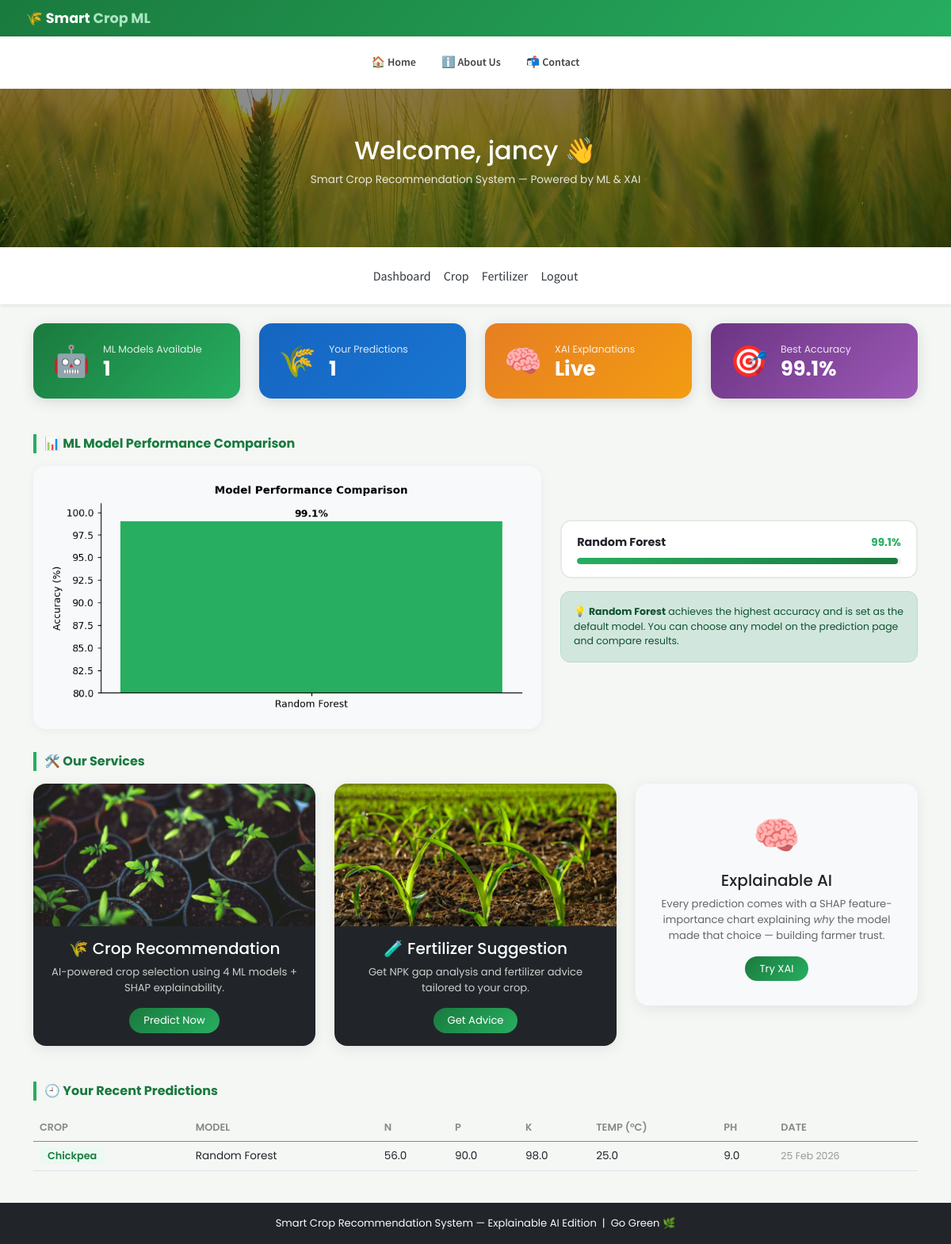
The page /dashboard (signed in) on the database its author committed.
### app.py (models this page shows)
class User(db.Model, UserMixin):
    id       = db.Column(db.Integer, primary_key=True)
    username = db.Column(db.String(20), nullable=False, unique=True)
    password = db.Column(db.String(80), nullable=False)

class PredictionLog(db.Model):
    id          = db.Column(db.Integer, primary_key=True)
    user_id     = db.Column(db.Integer, db.ForeignKey('user.id'))
    nitrogen    = db.Column(db.Float)
    phosphorus  = db.Column(db.Float)
    potassium   = db.Column(db.Float)
    temperature = db.Column(db.Float)
    humidity    = db.Column(db.Float)
    ph          = db.Column(db.Float)
    rainfall    = db.Column(db.Float)
    prediction  = db.Column(db.String(100))
    model_used  = db.Column(db.String(50))
    date_created = db.Column(db.DateTime, default=datetime.utcnow)

### app.py (the view)
@app.route('/dashboard', methods=['GET', 'POST'])
@login_required
def dashboard():
    comparison_chart = get_model_comparison_chart()
    model_info = [{'name': k, 'accuracy': v[1]} for k, v in ALL_MODELS.items()]
    recent_predictions = PredictionLog.query.filter_by(
        user_id=current_user.id).order_by(
        PredictionLog.date_created.desc()).limit(5).all()
    return render_template('dashboard.html',
                           comparison_chart=comparison_chart,
                           model_info=model_info,
                           recent_predictions=recent_predictions)

### app.py (called while the page is built)
@login_manager.user_loader
def load_user(user_id):
    return User.query.get(int(user_id))

### templates/dashboard.html (shortened to what this page needs)
{% extends 'base.html' %}
{% block body %}
<div class="hero-image">
  <div class="hero-text">
    <h2 class="font-weight-bold">Welcome, {{ current_user.username }} 👋</h2>
    <p style="font-size:.85rem; opacity:.85;">Smart Crop Recommendation System — Powered by ML & XAI</p>
  </div>
</div>
<nav class="navbar navbar-expand-lg navbar-light bg-white shadow-sm">
  <div class="collapse navbar-collapse">
    <div class="navbar-nav mx-auto">
      <a class="nav-item nav-link active" href="{{ url_for('dashboard') }}">Dashboard</a>
      <a class="nav-item nav-link" href="{{ url_for('crop_recommend') }}">Crop</a>
      <a class="nav-item nav-link" href="{{ url_for('fertilizer_recommendation') }}">Fertilizer</a>
      <a class="nav-item nav-link text-danger" href="{{ url_for('logout') }}">Logout</a>
    </div>
  </div>
</nav>
<div class="container my-4">
  <div class="row mb-2">
    <div class="col-md-3 col-6 mb-3">
      <div class="stat-card" style="background:linear-gradient(135deg,#1a7a3e,#27ae60);">
        <span class="stat-icon">🤖</span>
        <div>
          <div class="stat-label">ML Models Available</div>
          <div class="stat-value">{{ model_info|length }}</div>
        </div>
      </div>
    </div>
    <div class="col-md-3 col-6 mb-3">
      <div class="stat-card" style="background:linear-gradient(135deg,#1565c0,#1976d2);">
        <span class="stat-icon">🌾</span>
        <div>
          <div class="stat-label">Your Predictions</div>
          <div class="stat-value">{{ recent_predictions|length }}</div>
        </div>
      </div>
    </div>
    <div class="col-md-3 col-6 mb-3">
      <div class="stat-card" style="background:linear-gradient(135deg,#e67e22,#f39c12);">
        <span class="stat-icon">🧠</span>
        <div>
          <div class="stat-label">XAI Explanations</div>
          <div class="stat-value">Live</div>
        </div>
      </div>
    </div>
    <div class="col-md-3 col-6 mb-3">
      <div class="stat-card" style="background:linear-gradient(135deg,#6c3483,#9b59b6);">
        <span class="stat-icon">🎯</span>
        <div>
          <div class="stat-label">Best Accuracy</div>
          <div class="stat-value">
            {% if model_info %}
    {% set best = (model_info | sort(attribute='accuracy'))[-1] %}
    {{ best.accuracy }}%
{% else %}
    99.1%
{% endif %}
          </div>
        </div>
      </div>
    </div>
  </div>
  {% if comparison_chart %}
  <div class="section-title">📊 ML Model Performance Comparison</div>
  <div class="row align-items-center mb-2">
    <div class="col-lg-7">
      <div style="background:#f8f9fa; border-radius:16px; padding:1rem; box-shadow:0 2px 12px rgba(0,0,0,.05);">
        <img style="width:100%; border-radius:8px;" alt="Model comparison chart">
      </div>
    </div>
    <div class="col-lg-5">
      <div class="row">
        {% for m in model_info %}
        <div class="col-12 mb-2">
          <div class="model-info-card">
            <div class="d-flex justify-content-between align-items-center">
              <span style="font-weight:700; font-size:.9rem;">{{ m.name }}</span>
              <span style="font-size:.85rem; font-weight:700; color:#27ae60;">{{ m.accuracy }}%</span>
            </div>
            <div class="model-acc-bar">
              <div class="model-acc-fill" style="width:{{ m.accuracy }}%;"></div>
            </div>
          </div>
        </div>
        {% endfor %}
      </div>
      <div class="alert alert-success mt-2" style="font-size:.78rem; border-radius:12px;">
        💡 <strong>Random Forest</strong> achieves the highest accuracy and is set as the default model.
        You can choose any model on the prediction page and compare results.
      </div>
    </div>
  </div>
  {% endif %}
  <div class="section-title">🛠️ Our Services</div>
  <div class="row mb-4">
    <div class="col-lg-4 col-md-6 mb-3">
      <div class="card service-card">
        <img src="{{ url_for('static', filename='images/a.jpg') }}" alt="Crop">
        <div class="card-body text-center bg-dark text-white">
          <h5 class="font-weight-bold">🌾 Crop Recommendation</h5>
          <p style="font-size:.82rem; color:#ccc;">
            AI-powered crop selection using 4 ML models + SHAP explainability.
          </p>
          <a href="{{ url_for('crop_recommend') }}" class="btn btn-view">Predict Now</a>
        </div>
      </div>
    </div>
    <div class="col-lg-4 col-md-6 mb-3">
      <div class="card service-card">
        <img src="{{ url_for('static', filename='images/c.jpg') }}" alt="Fertilizer">
        <div class="card-body text-center bg-dark text-white">
          <h5 class="font-weight-bold">🧪 Fertilizer Suggestion</h5>
          <p style="font-size:.82rem; color:#ccc;">
            Get NPK gap analysis and fertilizer advice tailored to your crop.
          </p>
          <a href="{{ url_for('fertilizer_recommendation') }}" class="btn btn-view">Get Advice</a>
        </div>
      </div>
    </div>
    <div class="col-lg-4 col-md-6 mb-3">
      <div class="card service-card" style="background:#f8f9fa;">
        <div class="card-body d-flex flex-column align-items-center justify-content-center text-center" style="min-height:280px;">
          <div style="font-size:3rem;">🧠</div>
          <h5 class="font-weight-bold mt-2">Explainable AI</h5>
          <p style="font-size:.82rem; color:#666;">
            Every prediction comes with a SHAP feature-importance chart explaining
            <em>why</em> the model made that choice — building farmer trust.
          </p>
          <a href="{{ url_for('crop_recommend') }}" class="btn btn-view">Try XAI</a>
        </div>
      </div>
    </div>
  </div>
  {% if recent_predictions %}
  <div class="section-title">🕘 Your Recent Predictions</div>
  <div class="table-responsive">
    <table class="table table-hover history-table">
      <thead>
        <tr>
          <th>Crop</th>
          <th>Model</th>
          <th>N</th><th>P</th><th>K</th>
          <th>Temp (°C)</th>
          <th>pH</th>
          <th>Date</th>
        </tr>
      </thead>
      <tbody>
        {% for log in recent_predictions %}
        <tr>
          <td><span class="crop-tag">{{ log.prediction | title }}</span></td>
          <td>{{ log.model_used }}</td>
          <td>{{ log.nitrogen }}</td>
          <td>{{ log.phosphorus }}</td>
          <td>{{ log.potassium }}</td>
          <td>{{ log.temperature }}</td>
          <td>{{ log.ph }}</td>
          <td style="font-size:.78rem; color:#999;">{{ log.date_created.strftime('%d %b %Y') }}</td>
        </tr>
        {% endfor %}
      </tbody>
    </table>
  </div>
  {% endif %}
</div>
<footer class="text-center py-3 bg-dark text-light" style="font-size:.82rem;">
  Smart Crop Recommendation System — Explainable AI Edition &nbsp;|&nbsp; Go Green 🌿
</footer>
{% endblock body %}

### templates/base.html (shortened to what this page needs)
<!doctype html>
<html lang="en">
<head>
  <link href="https://cdn.jsdelivr.net/npm/bootstrap@5.0.0-beta2/dist/css/bootstrap.min.css" rel="stylesheet">
  <link rel="stylesheet" href="{{ url_for('static', filename='css/style.css') }}">
</head>
<body style="background:#f5f7f5;">
<header>
  <div class="top-header">
    <div class="container-fluid d-flex justify-content-between align-items-center">
      <a href="{{ url_for('hello_world') }}" class="brand">
        🌾 Smart <span>Crop ML</span>
      </a>
    </div>
  </div>
  <nav class="main-nav navbar navbar-expand-lg">
    <div class="container-fluid">
      <div class="collapse navbar-collapse" id="mainNav">
        <ul class="navbar-nav mx-auto">
          <li class="nav-item">
            <a class="nav-link {% if request.endpoint == 'hello_world' %}active{% endif %}"
               href="{{ url_for('hello_world') }}">🏠 Home</a>
          </li>
          <li class="nav-item">
            <a class="nav-link {% if request.endpoint == 'aboutus' %}active{% endif %}"
               href="{{ url_for('aboutus') }}">ℹ️ About Us</a>
          </li>
          <li class="nav-item">
            <a class="nav-link {% if request.endpoint == 'contact' %}active{% endif %}"
               href="{{ url_for('contact') }}">📬 Contact</a>
          </li>
        </ul>
      </div>
    </div>
  </nav>
</header>
{% block body %}{% endblock %}
</body>
</html>

### static/css/style.css (style rules this page uses)
:root { --light-gray: #343a40; --border: #2b303218; --text-color: #ff686b; --roboto: "Roboto", sans-serif; --gugi: "Gugi", cursive; --sofia: "sofia", cursive; --sans: "Source Sans Pro", sans-serif; }
body, html { height: 100%; overflow-x: hidden; max-width: 100%; margin: 0; font-family: Arial, Helvetica, sans-serif; }
header { background-color: var(--light-gray); font-family: var(--sans); }
.navbar-nav { padding: 0.5em 0em; }
.navbar-nav .nav-link { color: var(--light-gray) !important; font-family: var(--sans); }
.navbar-nav .nav-item .nav-link { padding: 0 1em; }

### templates/base.html (style rules this page uses)
* { font-family: 'Poppins', sans-serif; }
.top-header { background: linear-gradient(135deg, #1a7a3e 0%, #27ae60 100%); padding: 10px 20px; }
.top-header .brand { color: white; text-decoration: none; font-weight: 700; font-size: 1.1rem; }
.top-header .brand span { color: #a8e6c1; }
.main-nav { background: white; box-shadow: 0 2px 12px rgba(0,0,0,.07); padding: 0 20px; }
.main-nav .nav-link { font-weight: 600; font-size: .88rem; color: #444 !important; padding: 14px 16px !important; position: relative; }

### templates/dashboard.html (style rules this page uses)
* { font-family: 'Poppins', sans-serif; }
.hero-image { background-image: linear-gradient(rgba(0,0,0,0.45), rgba(0,0,0,0.45)), url("/static/images/4.jpeg"); height: 200px; background-position: center; background-size: cover; position: relative; }
.hero-text { text-align: center; position: absolute; top: 50%; left: 50%; transform: translate(-50%, -50%); color: white; }
.stat-card { border-radius: 16px; padding: 1.2rem 1.5rem; color: white; box-shadow: 0 4px 18px rgba(0,0,0,.12); display: flex; align-items: center; gap: 16px; }
.stat-icon { font-size: 2.4rem; }
.stat-label { font-size: .78rem; opacity: .85; margin-bottom: 2px; }
.stat-value { font-size: 1.6rem; font-weight: 700; line-height: 1; }
.section-title { font-size: 1rem; font-weight: 700; color: #1a7a3e; border-left: 4px solid #27ae60; padding-left: 10px; margin: 1.8rem 0 1rem; }
.model-info-card { border-radius: 14px; border: 2px solid #e8e8e8; padding: 1rem 1.2rem; text-align: center; background: #fff; transition: transform .15s, border-color .15s; }
.model-acc-bar { height: 8px; border-radius: 4px; background: #eee; margin-top: 8px; overflow: hidden; }
.model-acc-fill { height: 100%; background: linear-gradient(90deg, #27ae60, #1a7a3e); border-radius: 4px; }
.service-card { border-radius: 16px; overflow: hidden; border: none; box-shadow: 0 4px 18px rgba(0,0,0,.08); transition: transform .2s; }
.service-card img { height: 180px; object-fit: cover; }
.btn-view { background: linear-gradient(135deg, #1a7a3e, #27ae60); color: white; border-radius: 20px; font-size: .82rem; padding: 6px 18px; border: none; }
.history-table th { font-size: .8rem; color: #888; font-weight: 600; text-transform: uppercase; }
.history-table td { font-size: .85rem; vertical-align: middle; }
.crop-tag { background: #eafaf1; color: #1a7a3e; border-radius: 8px; padding: 2px 10px; font-weight: 600; font-size: .8rem; }

### rows shown on the page
User: username "jancy"
PredictionLog: prediction "Chickpea", model_used "Random Forest", nitrogen "56.0", phosphorus "90.0", potassium "98.0", temperature "25.0", ph "9.0", date_created "25 Feb 2026"

### other values the page prints
{{ model_info|length }} "1"
{{ recent_predictions|length }} "1"
{{ best.accuracy }} "99.1"
{{ m.name }} "Random Forest"
{{ m.accuracy }} "99.1"
